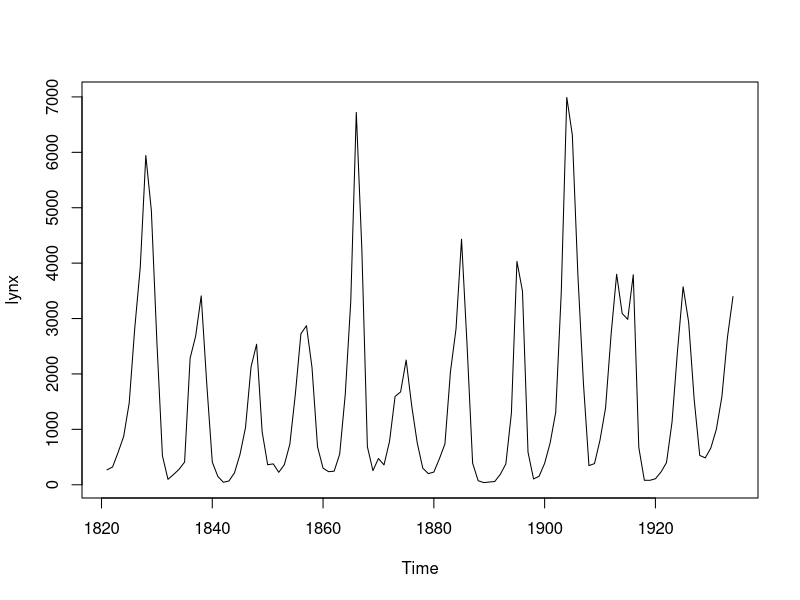
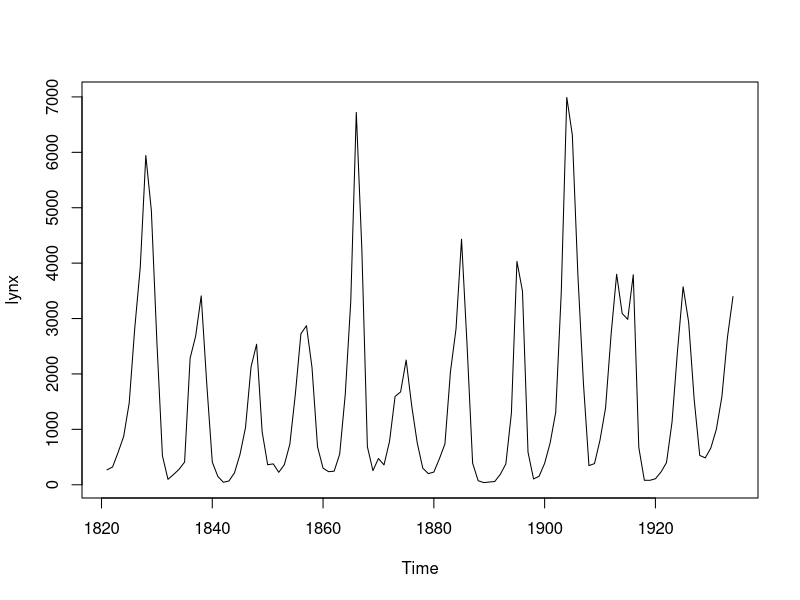
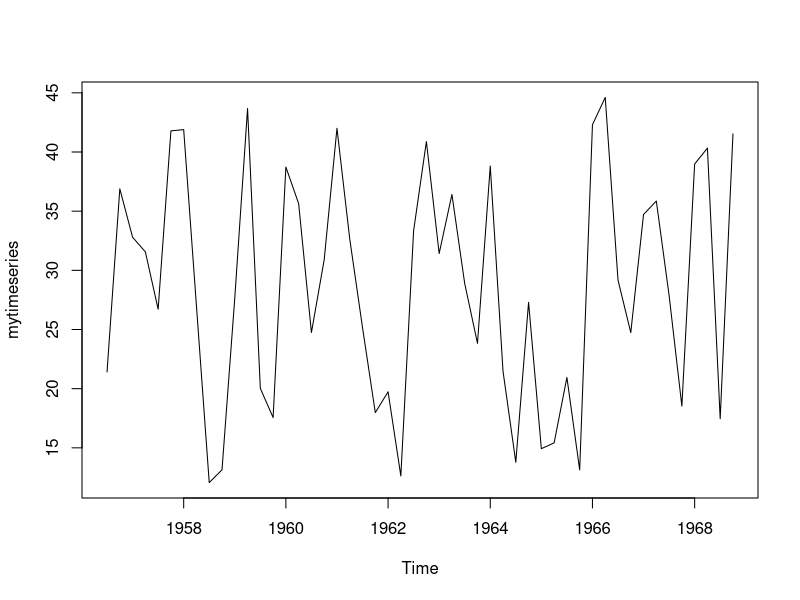
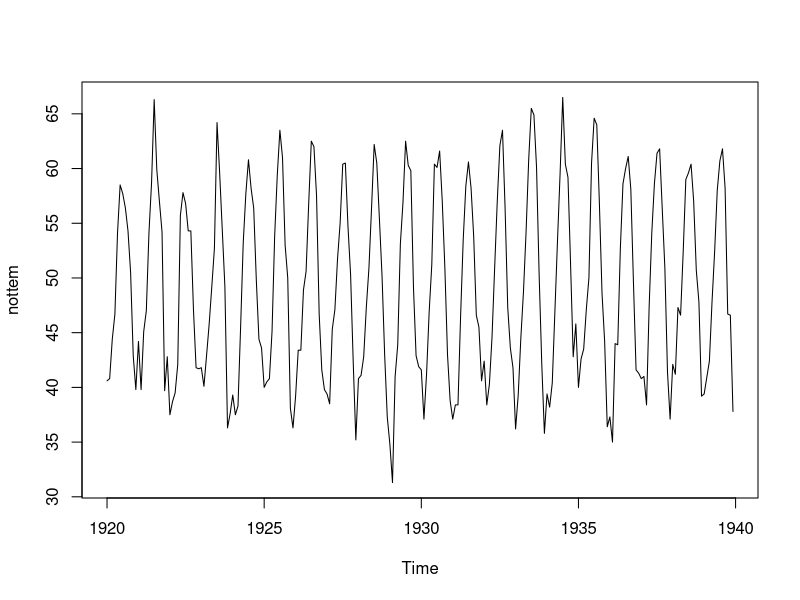
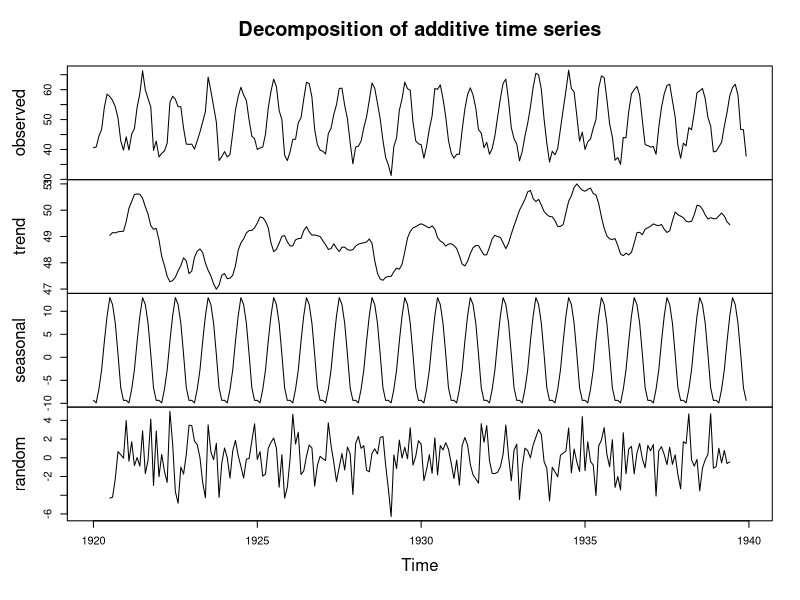
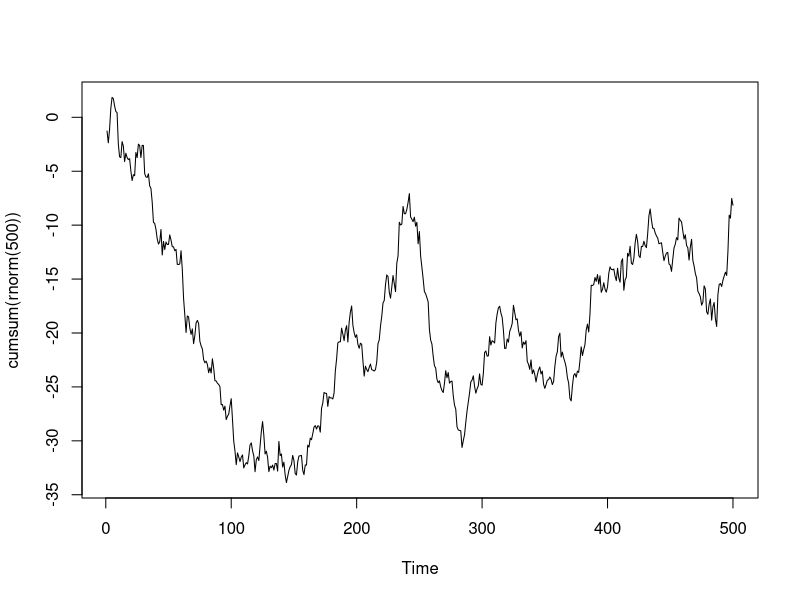
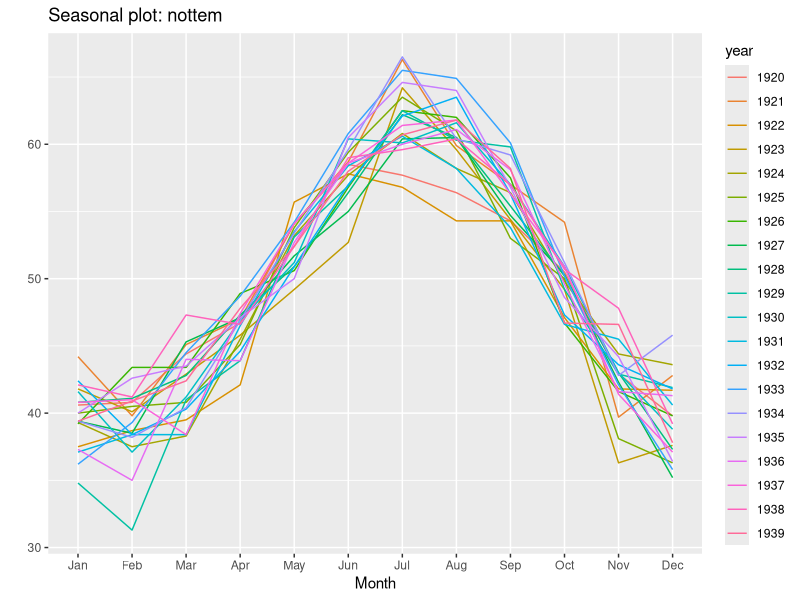
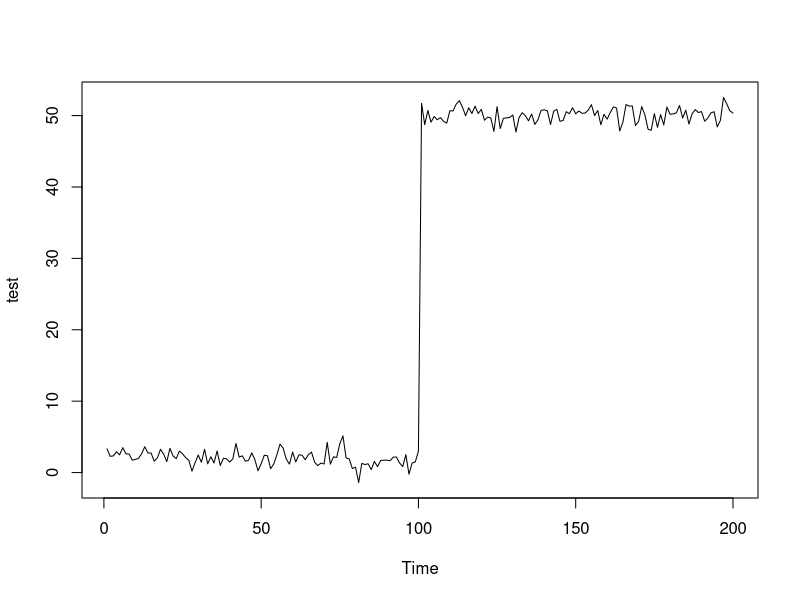

Generate these figures, in order, with R:
## Time Series Vectors and Lags

head(lynx)

# extracting time stamps
time(lynx)

# how longs is the dataset?
length(lynx)

mean(lynx); median(lynx)

plot(lynx)

sort(lynx)

# quantiles
quantile(lynx)

# getting the deciles
quantile(lynx, prob = seq(0, 1, length = 11), type = 5)

## Preparing Class ts

head(lynx)

plot(lynx)

# random uniform data between 10 and 45
mydata = runif(n = 50, min = 10, max = 45)

# packing it into a quarterly time series
mytimeseries = ts(data = mydata, start = c(1956,3), frequency = 4)

plot(mytimeseries)

class(mytimeseries)

class(lynx)

# a typical mts dataset
class(EuStockMarkets); head(EuStockMarkets)

## ts plots

plot(nottem)

# decompose to single components
plot(decompose(nottem))

plot.ts(cumsum(rnorm(500)))


library(forecast)
ggseasonplot(nottem)

## Stationarity

test = ts(c(rnorm(100,2,1), rnorm(100,50,1)), start = 1)

plot(test)

plot(diff(test))

# Unit Root Tests

x = rnorm(1000) # random normal data

library(tseries)
adf.test(x)

plot(nottem) # seasonal data

adf.test(nottem)

## Autocorrelation

plot.ts(rnorm(200))

plot(lynx)

acf(lynx, lag.max = 20) 
pacf(lynx, lag.max = 20)

acf(rnorm(500), lag.max = 20) 
pacf(rnorm(500), lag.max = 20)



## Differencing
# 1 different section
test = ts(c(rnorm(100,2,1), rnorm(100,50,1)), start = 1)
plot(test)
plot(diff(test))

# 2 different sections
test = ts(c(rnorm(100,2,1), rnorm(100,50,1), rnorm(100,80,1)), start = 1)
plot(test)
plot(diff(test))